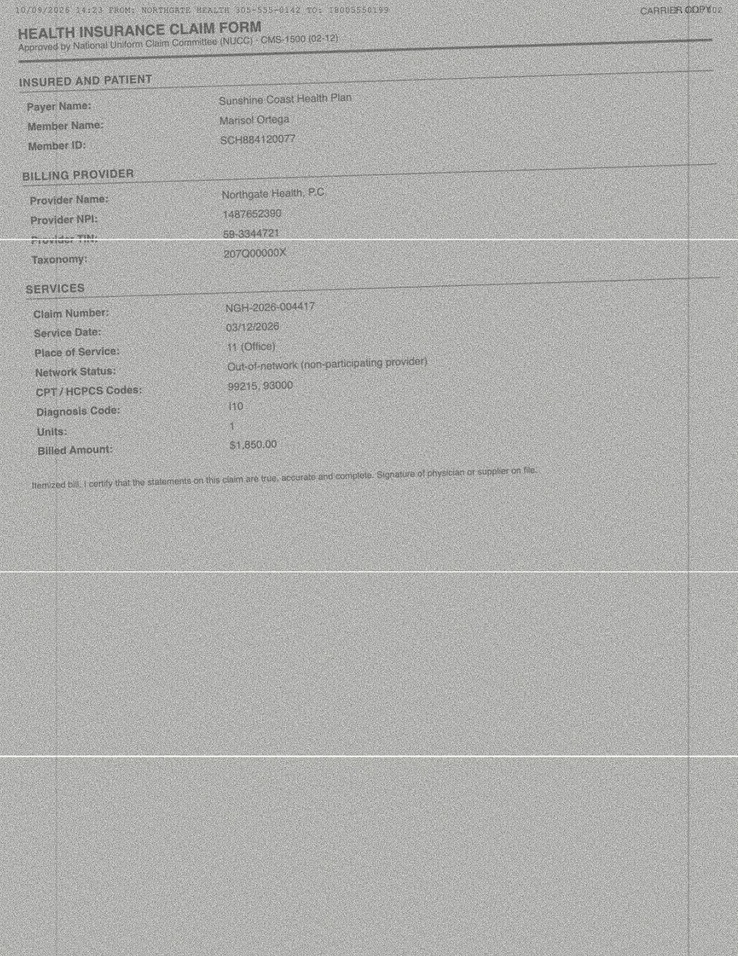
#> input picture services/doc-intel-py/testdata/eval/eob_claim_form.jpeg, 738 x 956 px, shrunk from 1236 x 1600 before the run; its folder holds only this picture in this run
$ python -i dewatermark.py   (imports and definitions only)
#> lines starting #> are read from the running program, lines starting #| are printed output that depends on the picture
# Author: Patrick Munis at newwave
"""Periodic-background (watermark) detection and removal for scanned pages.

Faxes and stamped scans of EOBs/claim forms frequently carry a tiled diagonal
watermark ("CONFIDENTIAL", payer logos) plus speckle. CLAHE/deskew alone make
this WORSE: local contrast enhancement amplifies the watermark lattice exactly
as much as the text, and OCR accuracy collapses (measured: tesseract read ~0%
of field values on a watermarked EOB vs >90% after removal).

The watermark is *periodic* — the same tile repeats on a 2D lattice — while
document text is not. That difference is the whole attack:

1. detect_periodic_background(): the autocorrelation of a periodic image has
   sharp peaks away from the origin. No peaks => no lattice => skip removal
   (never touch a clean page — every enhancement is also a damage risk).
2. lattice_vectors(): peak offsets give the lattice translation vectors.
3. remove_periodic_background(): the median of the image over its lattice
   shifts estimates the *stationary* component (watermark + paper) while text
   — which does not repeat at lattice offsets — votes against itself and
   survives in the residual. Subtracting (median - local background) removes
   the watermark layer and leaves the text.

Pure OpenCV/NumPy, fully offline, no models — safe to run per page.
"""

from __future__ import annotations

import cv2
import numpy as np

# Autocorrelation peak (normalized to the zero-lag peak) above which a page
# is considered to carry a periodic background. Tuned on watermarked fax
# scans: genuine tiled watermarks score 0.25-0.6; clean pages stay < 0.1.
_PERIODIC_MIN_STRENGTH = 0.12
# Ignore autocorrelation peaks closer than this to the origin (page-scale
# brightness gradients live there, not the watermark lattice).
_MIN_LATTICE_DIST = 20
_MAX_VECTORS = 6


def _autocorr(gray: np.ndarray) -> np.ndarray:
    """Normalized autocorrelation (fftshifted, center == 1.0)."""
    f = np.fft.fft2(gray.astype(np.float32))
    ac = np.real(np.fft.ifft2(np.abs(f) ** 2))
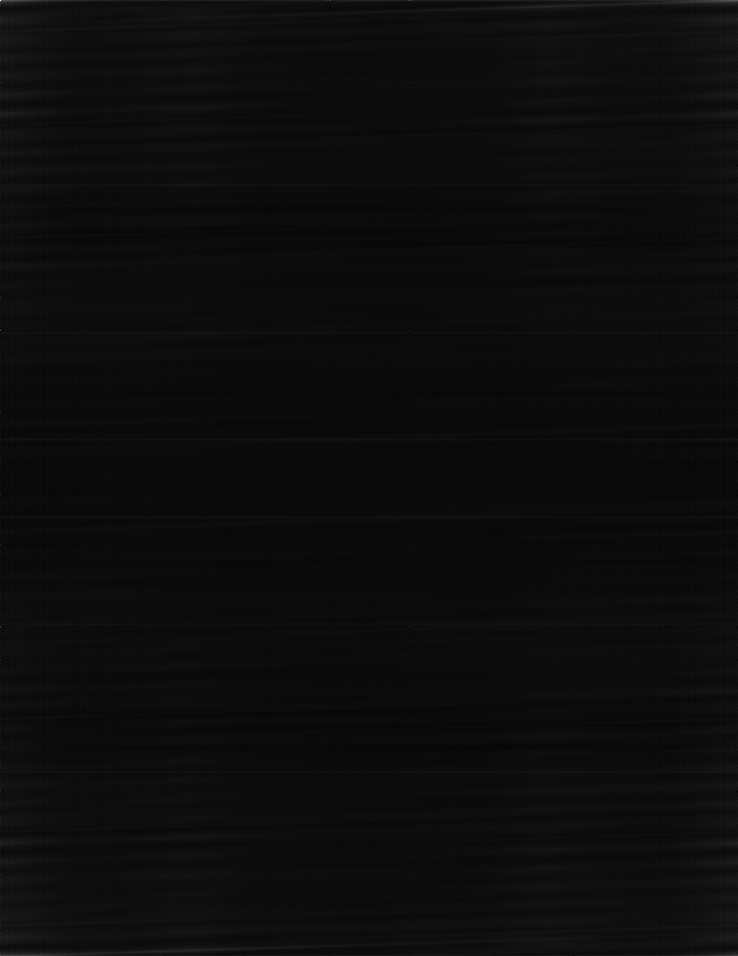
#> ac: shape (956, 738) float64; min 2.19e+10, max 2.21e+10, mean 2.19e+10; drawn with min black and max white
    ac = np.fft.fftshift(ac)
    peak = ac.max()
#> peak = 2.21e+10
    return ac / peak if peak > 0 else ac


def _lattice_peaks(gray: np.ndarray) -> tuple[list[tuple[int, int]], float]:
    """Lattice offset vectors + strength of the strongest one."""
    ac = _autocorr(gray)
    h, w = gray.shape
#> h = 956; w = 738
    cy, cx = h // 2, w // 2
#> cy = 478; cx = 369
    yy, xx = np.mgrid[0:h, 0:w]
    ac = ac.copy()
    ac[np.sqrt((yy - cy) ** 2 + (xx - cx) ** 2) < _MIN_LATTICE_DIST] = 0
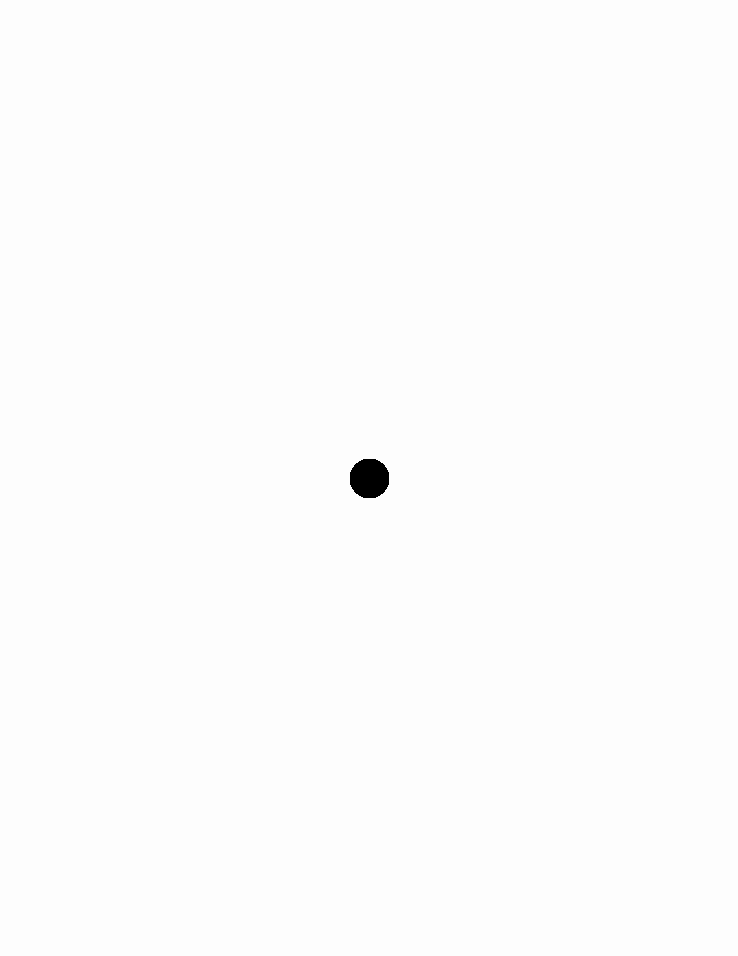
#> ac: shape (956, 738) float64; min 0, max 0.995, mean 0.991
    vecs: list[tuple[int, int]] = []
    strength = 0.0
    # Consider a bounded candidate set; take the strongest mutually-distinct.
    flat = ac.ravel()
    cand_idx = np.argpartition(flat, -_MAX_VECTORS * 4)[-_MAX_VECTORS * 4:]
#> cand_idx = 24 values, max 596673 at index 22, min 109593 at index 9, mean 353133
    for i in sorted(cand_idx, key=lambda i: -flat[i]):
        y, x = divmod(int(i), w)
        dy, dx = y - cy, x - cx
        if all(abs(dy - vy) + abs(dx - vx) > 8 for vy, vx in vecs):
            vecs.append((dy, dx))
            strength = max(strength, float(flat[i]))
        if len(vecs) >= _MAX_VECTORS:
            break
#> this loop made 6 passes
#> (i, y, x, dy, dx) on passes 1 to 6: (353462, 478, 698, 0, 329), (352804, 478, 40, 0, -329), (596673, 808, 369, 330, 0), (109593, 148, 369, -330, 0), (353153, 478, 389, 0, 20), (353113, 478, 349, 0, -20)
#> after the loop, vecs = [(0, 329), (0, -329), (330, 0), (-330, 0), (0, 20), (0, -20)]
    # A watermark is a 2D lattice; ruled lines and (synthetic) text are 1D.
    # Collinear peak vectors — every offset along one axis — are far more
    # likely to be text/line spacing than a stamp, so they don't count.
    def _collinear(vs: list[tuple[int, int]]) -> bool:
        for i in range(len(vs)):
            for j in range(i + 1, len(vs)):
                if abs(vs[i][0] * vs[j][1] - vs[j][0] * vs[i][1]) > 64:
                    return False
#> this loop made 1 pass
        return True
    if len(vecs) >= 2 and _collinear(vecs):
        return vecs, 0.0
    return vecs, strength


def detect_periodic_background(gray: np.ndarray) -> bool:
    """True when the page carries a periodic watermark lattice."""
    _, strength = _lattice_peaks(gray)
#> strength = 0.995
    return strength >= _PERIODIC_MIN_STRENGTH


def lattice_shifts(gray: np.ndarray) -> list[tuple[int, int]]:
    """Lattice translation shifts for a page (empty when no periodic
    background). Exposed so callers processing many ZONES of one page can
    detect once at page level and apply per zone — small crops don't carry
    enough repetitions to detect reliably on their own."""
    vecs, strength = _lattice_peaks(gray)
#> the loop in _lattice_peaks (call 2), `for i in sorted(cand_idx, key=lambda i: -flat[i]):` made 6 passes
#> the loop in _collinear (call 2), `for i in range(len(vs)):` made 1 pass
#> strength = 0.995
    if strength < _PERIODIC_MIN_STRENGTH or not vecs:
        return []
    h, w = gray.shape
#> h = 956; w = 738
    shifts: set[tuple[int, int]] = set(vecs)
#> shifts = 6 items
    for i in range(len(vecs)):
        for j in range(i + 1, len(vecs)):
            dy, dx = vecs[i][0] + vecs[j][0], vecs[i][1] + vecs[j][1]
            if abs(dy) < h // 2 and abs(dx) < w // 2:
                shifts.add((dy, dx))
#> this loop made 6 passes
#> after the loop, shifts = 19 items
    return sorted(shifts)


def remove_with_shifts(gray: np.ndarray, shifts: list[tuple[int, int]]) -> np.ndarray:
    """Subtract the lattice-stationary layer using precomputed shifts."""
    if not shifts:
        return gray
    stack = [np.roll(np.roll(gray, dy, 0), dx, 1).astype(np.float32)
             for dy, dx in shifts]
#> stack = 19 items
    stationary = np.median(np.stack(stack), axis=0)
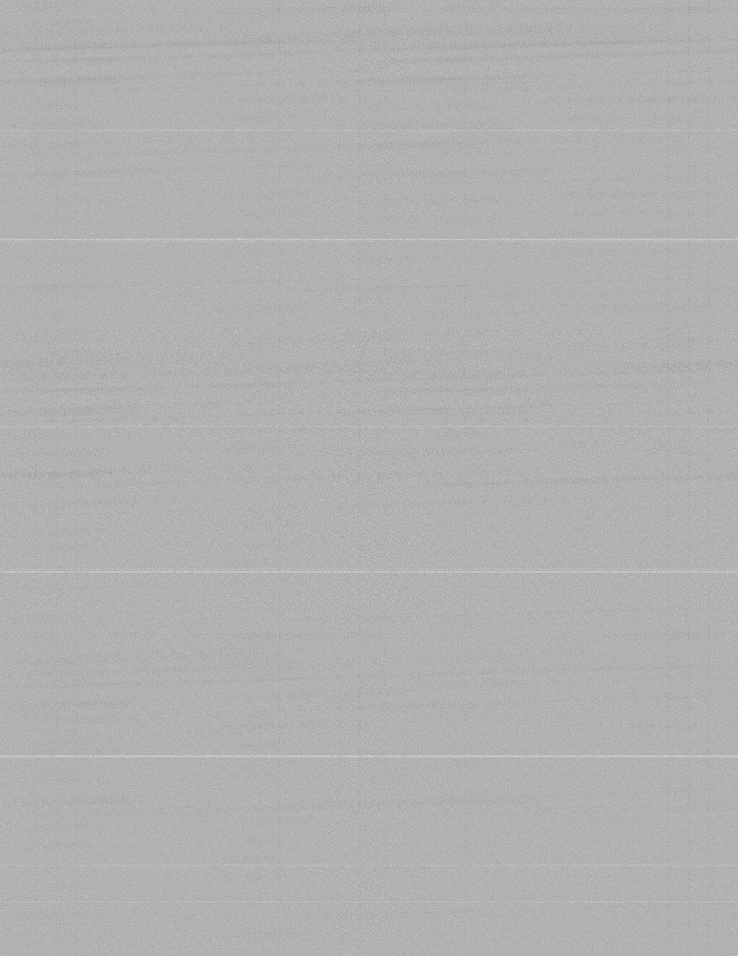
#> stationary: shape (956, 738) float32; min 149, max 216, mean 177.2
    # The watermark layer is the stationary component minus the local page
    # background (paper brightness is stationary too and must NOT be
    # subtracted — removing it would crush global contrast).
    background = cv2.GaussianBlur(gray, (0, 0), 3)
    watermark = stationary - background
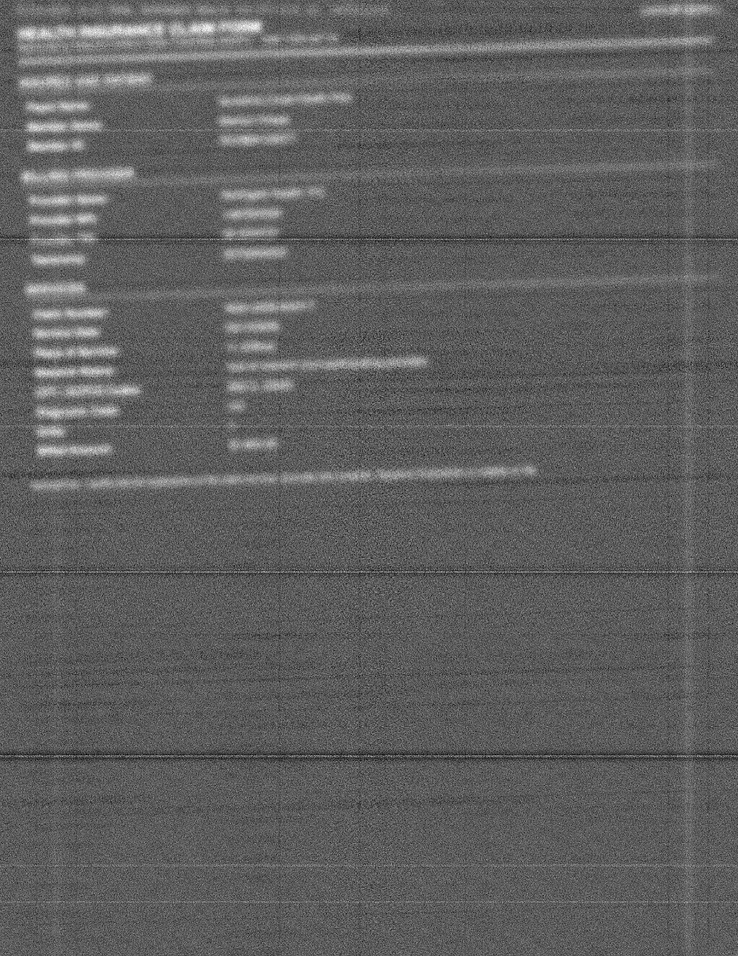
#> watermark: shape (956, 738) float32; min -29, max 51, mean 0.9; drawn with min black and max white
    out = np.clip(gray.astype(np.float32) - watermark, 0, 255)
    return out.astype(np.uint8)


def remove_periodic_background(gray: np.ndarray) -> np.ndarray:
    """Subtract the lattice-stationary (watermark) layer from a page.

    Returns the input unchanged when no lattice is detected — clean pages
    must pass through untouched.
    """
    return remove_with_shifts(gray, lattice_shifts(gray))


def enhance_page(gray: np.ndarray) -> tuple[np.ndarray, bool]:
    """Dewatermark (if needed) + speckle cleanup + local contrast.

    Returns (enhanced, watermark_removed). This is the accuracy-critical
    chain for degraded fax/photo pages; clean pages get CLAHE only.
    """
    removed = False
    if detect_periodic_background(gray):
        gray = remove_periodic_background(gray)
        removed = True
    # Median 3x3 kills residual salt-and-pepper without blurring strokes.
    gray = cv2.medianBlur(gray, 3)
    clahe = cv2.createCLAHE(clipLimit=2.0, tileGridSize=(8, 8))
    return clahe.apply(gray), removed

>>> import cv2
>>> picture = cv2.imread('testdata/eval/eob_claim_form.jpeg', cv2.IMREAD_GRAYSCALE)
>>> result = enhance_page(picture)
